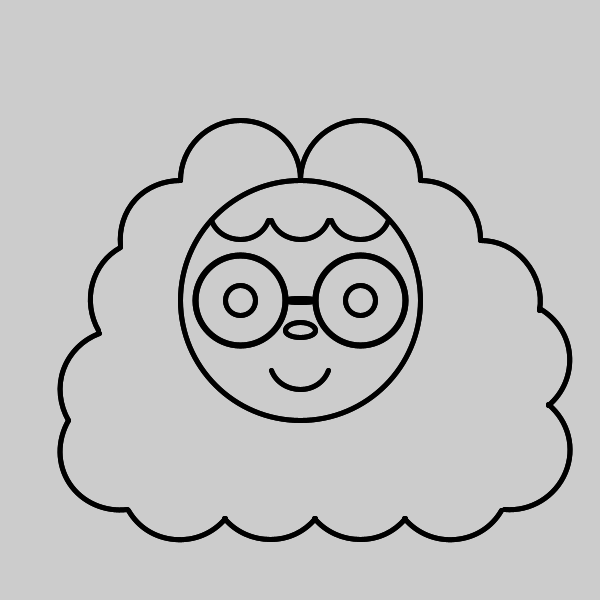
Frame 1 (no input)
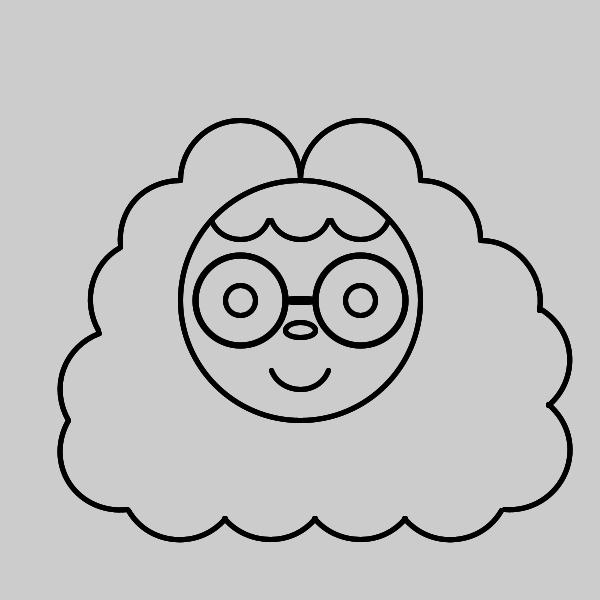
Frame 2 (the mouse pressed at the canvas centre, redrawn once)

The Processing sketch that drew these frames (run headless with seeded random() and noise(); the mouse was pressed at the canvas centre and the sketch redrawn once):

// Processing sketch: retrato
// ── retrato.pde
float m=60;

void setup() {
  size(600, 600);
  strokeWeight(5);
  noFill();
  maricarmen();
}
void draw() {
  circle(m*5, m*5, m*4);
  //gafas
  strokeWeight(6);
  circle(m*4, m*5, m/2+m);
  circle(m*6, m*5, m/2+m);
  strokeWeight(5);
  //ojos
 ellipse(m*4, m*5, m/2, m/2);
  ellipse(m*6, m*5, m/2, m/2);
  ellipse(m*5, m/2+m*5, m/2, m/4);
  //line(m+m*4, m*5, m/4+m*5, m*5);
  strokeWeight(5);
  ellipse(m*5,m*5, m/2, m/15);
  //sonrisa
  strokeWeight(5);
  arc(m*5, m*6, m, m, radians(20), radians(160));
  //flequillo
  arc(m*5, m/2+m*3, m, m, radians(20), radians(160));
  arc(m*4, m/2+m*3, m, m, radians(20), radians(160));
  arc(m*6, m/2+m*3, m, m, radians(20), radians(160));
  //pelo derecho
  arc(m*6, m*3, m*2, m*2, radians(-180),radians(0));
  arc(m*7, m*4, m*2, m*2, radians(-90),radians(0));
  arc(m*8, m*5, m*2, m*2, radians(-90),radians(10));
    arc(m/2+m*8, m*6, m*2, m*2, radians(-60),radians(50));
    arc(m/2+m*8,m/2+ m*7,m*2,m*2, radians(-50),radians(95));
    arc(m/2+m*7, m*8, m*2, m*2, radians(30), radians(140));
    arc(m*6, m*8, m*2, m*2, radians(40), radians(140));
    arc(m/2+m*4, m*8, m*2, m*2, radians(40), radians(140));
    arc(m*3, m*8, m*2, m*2, radians(40), radians(150));
    
  //pelo izquierdo*
  arc(m*4, m*3, m*2, m*2, radians(-180),radians(0));
   arc(m*3, m*4, m*2, m*2, radians(175),radians(270));
   arc(m/2+m*2, m*5, m*2, m*2, radians(150),radians(241));
   arc(m*2, m/2+m*6, m*2, m*2, radians(150),radians(250));
   arc(m*2, m/2+m*7, m*2, m*2, radians(83),radians(210));
  noLoop();
}

// ── retrato_maricarmen.pde
void maricarmen(){
 circle(m*5, m*5, m*4);
  //gafas
  strokeWeight(6);
  circle(m*4, m*5, m/2+m);
  circle(m*6, m*5, m/2+m);
  strokeWeight(5);
  //ojos
 ellipse(m*4, m*5, m/2, m/2);
  ellipse(m*6, m*5, m/2, m/2);
  ellipse(m*5, m/2+m*5, m/2, m/4);
  //line(m+m*4, m*5, m/4+m*5, m*5);
  strokeWeight(5);
  ellipse(m*5,m*5, m/2, m/15);
  //sonrisa
  strokeWeight(5);
  arc(m*5, m*6, m, m, radians(20), radians(160));
  //flequillo
  arc(m*5, m/2+m*3, m, m, radians(20), radians(160));
  arc(m*4, m/2+m*3, m, m, radians(20), radians(160));
  arc(m*6, m/2+m*3, m, m, radians(20), radians(160));
  //pelo derecho
  arc(m*6, m*3, m*2, m*2, radians(-180),radians(0));
  arc(m*7, m*4, m*2, m*2, radians(-90),radians(0));
  arc(m*8, m*5, m*2, m*2, radians(-90),radians(10));
    arc(m/2+m*8, m*6, m*2, m*2, radians(-60),radians(50));
    arc(m/2+m*8,m/2+ m*7,m*2,m*2, radians(-50),radians(95));
    arc(m/2+m*7, m*8, m*2, m*2, radians(30), radians(140));
    arc(m*6, m*8, m*2, m*2, radians(40), radians(140));
    arc(m/2+m*4, m*8, m*2, m*2, radians(40), radians(140));
    arc(m*3, m*8, m*2, m*2, radians(40), radians(150));
    
  //pelo izquierdo*
  arc(m*4, m*3, m*2, m*2, radians(-180),radians(0));
   arc(m*3, m*4, m*2, m*2, radians(175),radians(270));
   arc(m/2+m*2, m*5, m*2, m*2, radians(150),radians(241));
   arc(m*2, m/2+m*6, m*2, m*2, radians(150),radians(250));
   arc(m*2, m/2+m*7, m*2, m*2, radians(83),radians(210));
  noLoop();



}
